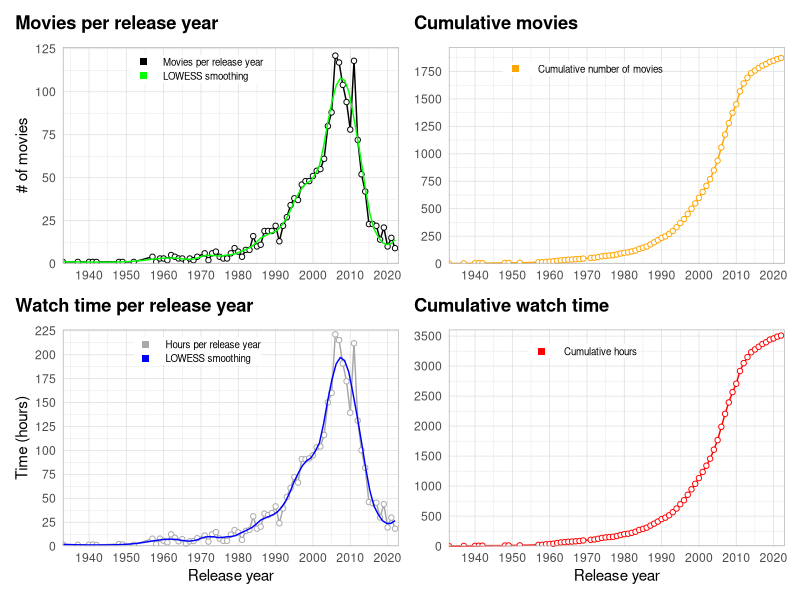
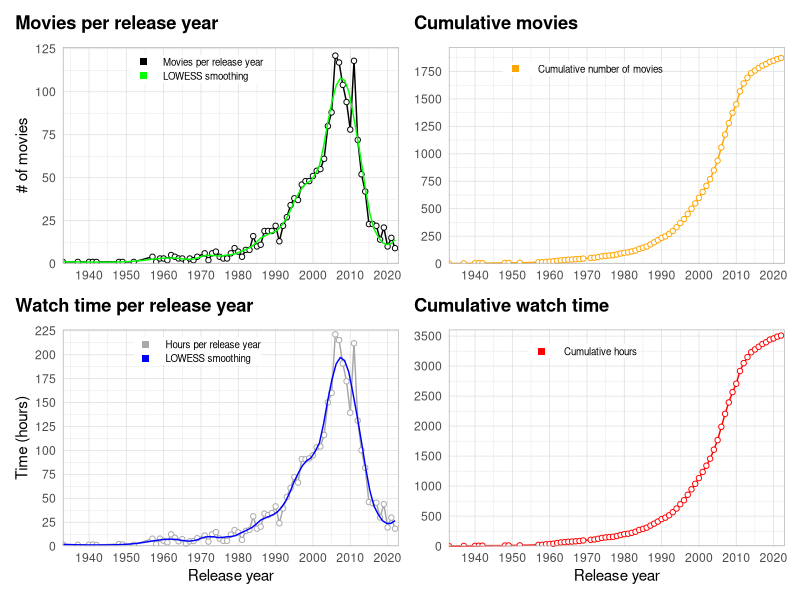
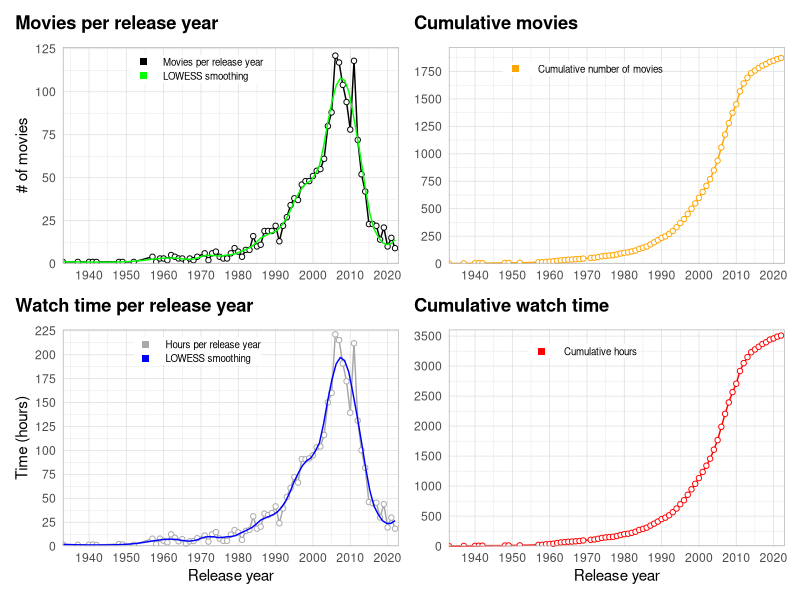

Source code (R) for these figures, in order:
library(tidyverse)
library(scales)
library(patchwork)

watchlist <- read.csv("Data/WATCHLIST.csv") %>% 
  select(year = Year, runtime = Runtime..mins., rating = Your.Rating, movie = Title.Type, title = Title, id = Const) %>% 
  drop_na() %>% 
  filter(movie != "short") #%>% 
  #filter(year == 2022)
  
totals <- watchlist %>% 
  group_by(year) %>% 
  summarise_at(vars(runtime),
               list(per_year = sum))

hours <- totals$per_year/60
totals$hours <- hours

cum_movies <- cumsum(totals$hours)
totals$cumruntime <- cum_movies

av_year <- watchlist %>% 
  group_by(year) %>% 
  summarise(mean(runtime))
totals$av_year <- av_year$`mean(runtime)`

movie_number <- aggregate(cbind(count = id) ~ year,
            data = watchlist,
            FUN = function(x){NROW(x)})
totals$number <- movie_number$count

cum_number <- cumsum(totals$number)
totals$cummovies <- cum_number
  

p1 <- ggplot(data = totals, aes(x = year, y = hours)) +
  geom_line(aes(color = "1"), size = 0.5, show.legend = FALSE) +
  geom_point(fill="white", aes(color = "1"), shape = 21, show.legend = TRUE) +
  geom_smooth(se=FALSE, aes(color = "2"), size=0.5, span=0.2, show.legend = FALSE) +
  scale_x_continuous(breaks = seq(1900, 2020, 10), expand=c(0,0)) +
  scale_y_continuous(breaks = seq(0, max(totals$hours+5), 25), limits = c(0, max(totals$hours+5)), expand=c(0,0)) +
  coord_cartesian(xlim = c(min(watchlist$year), max(watchlist$year+1))) +
  scale_color_manual(name=NULL,
                     breaks=c(1, 2),
                     values = c("darkgrey", "blue"),
                     labels=c("Hours per release year", "LOWESS smoothing"), 
                     guide = guide_legend(override.aes = list(shape=15, size = 2))) +
  labs(x = "Release year",
       y = "Time (hours)",
       title = "Watch time per release year") +
  theme_light() +
  theme(axis.ticks = element_blank(),
        plot.title.position = "plot",
        plot.title = element_text(margin = margin(b=10), color = "black", face = "bold"),
        legend.position = c(0.40, 0.9),
        legend.title = element_text(size=0),
        legend.text = element_text(size = 7),
        legend.key.height = unit(10, "pt"),
        legend.margin = margin(0,0,0,0))


p2 <- ggplot(data = totals, aes(x = year, y = cumruntime)) +
  geom_line(aes(color = "1"), size = 0.5, show.legend = FALSE) +
  geom_point(fill="white", aes(color = "1"), shape = 21, show.legend = TRUE) +
  # geom_smooth(se=FALSE, aes(color = "2"), size=0.5, span=0.2, show.legend = FALSE) +
  scale_x_continuous(breaks = seq(1900, 2020, 10), expand=c(0,0)) +
  scale_y_continuous(breaks = seq(0, max(totals$cumruntime +100), 500), limits = c(0, max(totals$cumruntime +100)), expand=c(0,0)) +
  coord_cartesian(xlim = c(min(watchlist$year), max(watchlist$year+1))) +
  scale_color_manual(name=NULL,
                     breaks=c(1, 2),
                     values = c("red", "blue"),
                     labels=c(" Cumulative hours", "LOWESS smoothing"),
                     guide = guide_legend(override.aes = list(shape=15, size = 2))) +
  labs(x = "Release year",
       y = NULL,
       title = "Cumulative watch time") +
  theme_light() +
  theme(axis.ticks = element_blank(),
        plot.title.position = "plot",
        plot.title = element_text(margin = margin(b=10), color = "black", face = "bold"),
        legend.position = c(0.40, 0.9),
        legend.title = element_text(size=0),
        legend.text = element_text(size = 7),
        legend.key.height = unit(10, "pt"),
        legend.margin = margin(0,0,0,0))

p3 <- ggplot(data = totals, aes(x = year, y = number)) +
  geom_line(aes(color = "1"), size = 0.5, show.legend = FALSE) +
  geom_point(fill="white", aes(color = "1"), shape = 21, show.legend = TRUE) +
  geom_smooth(se=FALSE, aes(color = "2"), size=0.5, span=0.2, show.legend = FALSE) +
  scale_x_continuous(breaks = seq(1900, 2020, 10), expand=c(0,0)) +
  scale_y_continuous(breaks = seq(0, max(totals$number+5), 25), limits = c(0, max(totals$number+5)), expand=c(0,0)) +
  coord_cartesian(xlim = c(min(watchlist$year), max(watchlist$year+1))) +
  scale_color_manual(name=NULL,
                     breaks=c(1, 2),
                     values = c("black", "green"),
                     labels=c("Movies per release year", "LOWESS smoothing"),
                     guide = guide_legend(override.aes = list(shape=15, size = 2))) +
  labs(x = NULL,
       y = "# of movies",
       title = "Movies per release year") +
  theme_light() +
  theme(axis.ticks = element_blank(),
        plot.title.position = "plot",
        plot.title = element_text(margin = margin(b=10), color = "black", face = "bold"),
        legend.position = c(0.40, 0.9),
        legend.title = element_text(size=0),
        legend.text = element_text(size = 7),
        legend.key.height = unit(10, "pt"),
        legend.margin = margin(0,0,0,0))

p4 <- ggplot(data = totals, aes(x = year, y = cummovies)) +
  geom_line(aes(color = "1"), size = 0.5, show.legend = FALSE) +
  geom_point(fill="white", aes(color = "1"), shape = 21, show.legend = TRUE) +
  # geom_smooth(se=FALSE, aes(color = "2"), size=0.5, span=0.2, show.legend = FALSE) +
  scale_x_continuous(breaks = seq(1900, 2020, 10), expand=c(0,0)) +
  scale_y_continuous(breaks = seq(0, max(totals$cummovies +100), 250), limits = c(0, max(totals$cummovies +100)), expand=c(0,0)) +
  coord_cartesian(xlim = c(min(watchlist$year), max(watchlist$year+1))) +
  scale_color_manual(name=NULL,
                     breaks=c(1, 2),
                     values = c("orange", "blue"),
                     labels=c(" Cumulative number of movies", "LOWESS smoothing"),
                     guide = guide_legend(override.aes = list(shape=15, size = 2))) +
  labs(x = NULL,
       y = NULL,
       title = "Cumulative movies") +
  theme_light() +
  theme(axis.ticks = element_blank(),
        plot.title.position = "plot",
        plot.title = element_text(margin = margin(b=10), color = "black", face = "bold"),
        legend.position = c(0.40, 0.9),
        legend.title = element_text(size=0),
        legend.text = element_text(size = 7),
        legend.key.height = unit(10, "pt"),
        legend.margin = margin(0,0,0,0))

p3 + p4 + p1 + p2

ggsave("Figures/20220613_movie_stats2.pdf", width = 8, height = 5)
ggsave("Figures/20220613_movie_stats2.png", width = 8, height = 5)

  
